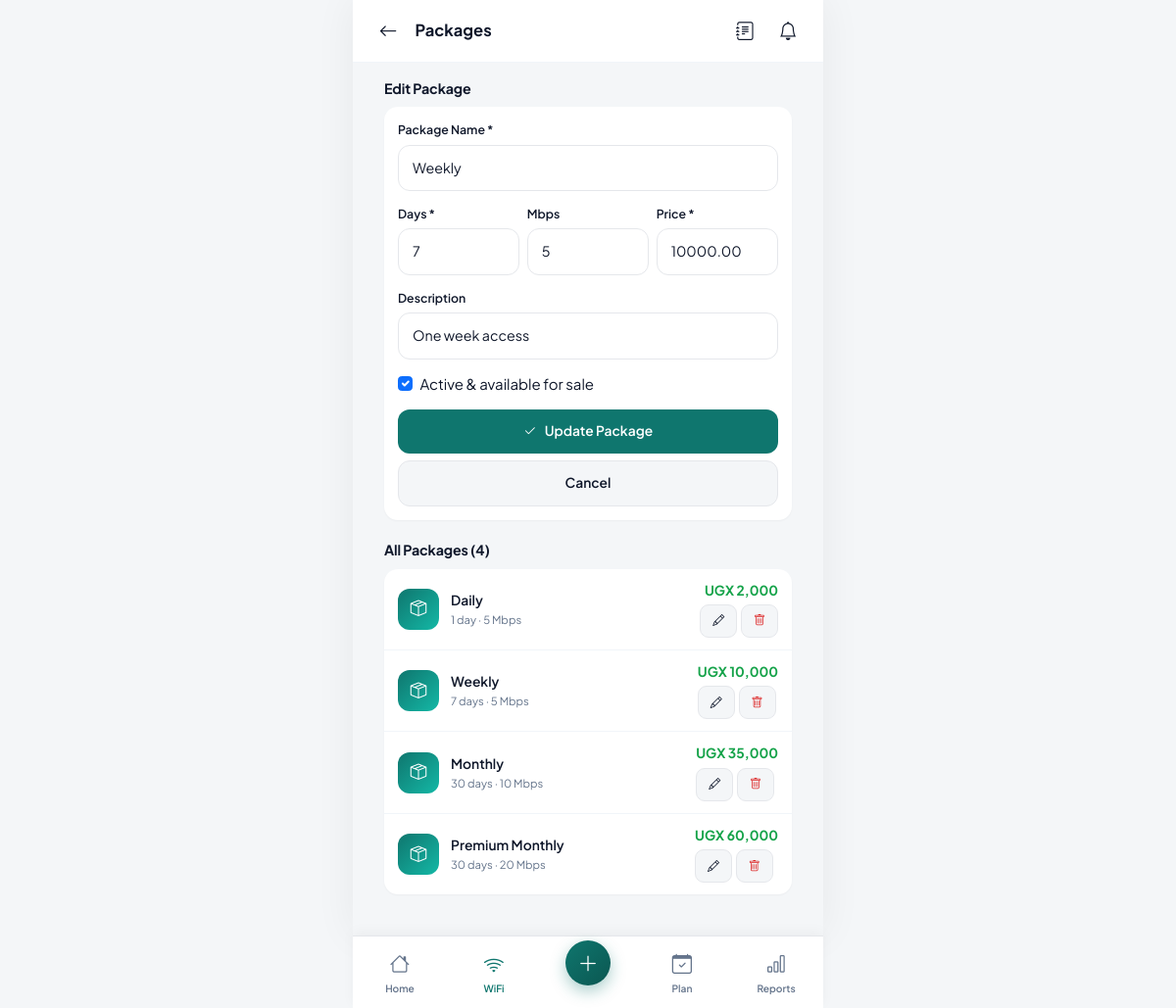
Screenshot of /modules/wifi/packages.php?edit=2 (signed in) with the database file from the repository.
### tables this page shows
CREATE TABLE wifi_packages (
    id              INT AUTO_INCREMENT PRIMARY KEY,
    business_id     INT NOT NULL,
    name            VARCHAR(100) NOT NULL,
    duration_days   INT NOT NULL,
    speed_mbps      VARCHAR(20),
    price           DECIMAL(12,2) NOT NULL,
    description     VARCHAR(255),
    is_active       TINYINT(1) DEFAULT 1,
    created_at      DATETIME DEFAULT CURRENT_TIMESTAMP,
    FOREIGN KEY (business_id) REFERENCES businesses(id) ON DELETE CASCADE
);

### includes/functions.php (called while the page is built, shortened)
<?php
function e($value) {
    return htmlspecialchars((string)$value, ENT_QUOTES, 'UTF-8');
}
function money($amount, $currency = null) {
    $currency = $currency ?: ($_SESSION['currency'] ?? 'UGX');
    return $currency . ' ' . number_format((float)$amount, 0);
}

### modules/wifi/packages.php (the view, shortened to what this page needs)
<?php
require_once __DIR__ . '/../../config/config.php';
$bizId = defaultBusinessId($pdo);
$packages = [];
if ($bizId) {
    $stmt = $pdo->prepare("SELECT * FROM wifi_packages WHERE business_id=? ORDER BY duration_days ASC, price ASC");
    $stmt->execute([$bizId]);
    $packages = $stmt->fetchAll();
}
$edit = null;
if (isset($_GET['edit'])) {
    $stmt = $pdo->prepare("SELECT * FROM wifi_packages WHERE id=? AND business_id=?");
    $stmt->execute([(int)$_GET['edit'], $bizId]);
    $edit = $stmt->fetch();
}
include __DIR__ . '/../../includes/header.php';
include __DIR__ . '/../../includes/topbar.php';
?>
<div class="px-page mt-page">
    <div class="section-title"><h3><?= $edit ? 'Edit Package' : 'Add New Package' ?></h3></div>
    <div class="list-card" style="padding:14px;">
        <form method="post">
            <div class="form-group">
                <label class="form-label">Package Name *</label>
                <input class="form-control" name="name" placeholder="e.g. Daily 24hrs" value="<?= e($edit['name']??'') ?>" required>
            </div>
            <div class="row g-2">
                <div class="col-4 form-group">
                    <label class="form-label">Days *</label>
                    <input class="form-control" name="duration_days" type="number" min="1" value="<?= e($edit['duration_days']??'') ?>" required>
                </div>
                <div class="col-4 form-group">
                    <label class="form-label">Mbps</label>
                    <input class="form-control" name="speed_mbps" type="number" min="0" value="<?= e($edit['speed_mbps']??'') ?>">
                </div>
                <div class="col-4 form-group">
                    <label class="form-label">Price *</label>
                    <input class="form-control" name="price" type="number" step="0.01" min="0" value="<?= e($edit['price']??'') ?>" required>
                </div>
            </div>
            <div class="form-group">
                <label class="form-label">Description</label>
                <input class="form-control" name="description" value="<?= e($edit['description']??'') ?>">
            </div>
            <div class="form-check mb-3">
                <input class="form-check-input" type="checkbox" name="is_active" id="isAct" <?= (!$edit || $edit['is_active'])?'checked':'' ?>>
                <label class="form-check-label" for="isAct">Active &amp; available for sale</label>
            </div>
            <button class="btn btn-primary btn-block"><i class="bi bi-check2"></i> <?= $edit?'Update':'Add' ?> Package</button>
            <?php if ($edit): ?>
                <a href="packages.php" class="btn btn-light btn-block mt-2">Cancel</a>
            <?php endif; ?>
        </form>
    </div>
    <div class="section-title mt-4"><h3>All Packages (<?= count($packages) ?>)</h3></div>
    <div class="list-card">
        <?php if (empty($packages)): ?>
            <div class="empty-state"><div class="icon-circle"><i class="bi bi-box-seam"></i></div>No packages yet.</div>
        <?php else: foreach ($packages as $p): ?>
            <div class="list-item">
                <div class="li-ico" style="background:linear-gradient(135deg,#0F766E,#14B8A6);color:#fff;"><i class="bi bi-box-seam"></i></div>
                <div class="li-body">
                    <div class="li-title"><?= e($p['name']) ?> <?php if(!$p['is_active']): ?><span class="pill pill-suspended">inactive</span><?php endif; ?></div>
                    <div class="li-sub"><?= $p['duration_days'] ?> day<?= $p['duration_days']>1?'s':'' ?> · <?= $p['speed_mbps']?:'—' ?> Mbps</div>
                </div>
                <div class="li-right">
                    <div class="li-amount in"><?= money($p['price']) ?></div>
                    <div class="d-flex gap-1 mt-1">
                        <a href="?edit=<?= $p['id'] ?>" class="btn btn-light btn-sm"><i class="bi bi-pencil"></i></a>
                        <form method="post" style="display:inline" data-confirm="Delete this package?">
                            <button class="btn btn-light btn-sm" style="color:var(--danger);"><i class="bi bi-trash"></i></button>
                        </form>
                    </div>
                </div>
            </div>
        <?php endforeach; endif; ?>
    </div>
</div>
<div style="height:30px"></div>
<?php $active='wifi'; include __DIR__ . '/../../includes/bottomnav.php'; ?>
<?php include __DIR__ . '/../../includes/footer.php'; ?>

### assets/css/style.css (style rules this page uses)
:root { --primary: #0F766E; --primary-dark: #0B5751; --primary-light: #14B8A6; --primary-50: #F0FDFA; --primary-100: #CCFBF1; --accent: #F59E0B; --accent-dark: #D97706; --success: #16A34A; --danger: #DC2626; --warning: #F59E0B; --info: #0EA5E9; --bg: #F4F6F8; --bg-soft: #FAFAFB; --card: #FFFFFF; --border: #E5E7EB; --border-light: #F1F5F9; --text: #0F172A; --text-muted: #64748B; --text-soft: #94A3B8; --shadow-sm: 0 1px 2px rgba(15, 23, 42, 0.04); --shadow: 0 4px 12px rgba(15, 23, 42, 0.06); --shadow-lg: 0 12px 28px rgba(15, 23, 42, 0.10); --radius: 14px; --radius-sm: 10px; --radius-lg: 20px; --header-h: 64px; --bottomnav-h: 74px; }
* { box-sizing: border-box; -webkit-tap-highlight-color: transparent; }
html, body { margin: 0; padding: 0; font-family: 'Plus Jakarta Sans', -apple-system, BlinkMacSystemFont, sans-serif; background: var(--bg); color: var(--text); font-size: 15px; line-height: 1.5; -webkit-font-smoothing: antialiased; }
body { padding-bottom: calc(var(--bottomnav-h) + env(safe-area-inset-bottom)); }
a { color: var(--primary); text-decoration: none; }
h1, h2, h3, h4, h5, h6 { font-weight: 700; color: var(--text); margin: 0 0 .5rem; letter-spacing: -0.01em; }
h3 { font-size: 1.1rem; }
.section-title { display: flex; justify-content: space-between; align-items: center; margin: 18px 16px 10px; }
.section-title h3 { font-size: .95rem; margin: 0; }
.list-card { background: var(--card); border-radius: var(--radius); margin: 0 16px 12px; box-shadow: var(--shadow-sm); overflow: hidden; }
.list-item { display: flex; align-items: center; gap: 12px; padding: 12px 14px; border-bottom: 1px solid var(--border-light); color: var(--text); }
.list-item:last-child { border-bottom: none; }
.list-item .li-ico { width: 42px; height: 42px; border-radius: 12px; background: var(--primary-50); color: var(--primary); display: flex; align-items: center; justify-content: center; font-size: 1.1rem; flex-shrink: 0; }
.list-item .li-body { flex: 1; min-width: 0; }
.list-item .li-title { font-weight: 600; font-size: .92rem; }
.list-item .li-sub { font-size: .75rem; color: var(--text-muted); }
.list-item .li-right { text-align: right; flex-shrink: 0; }
.list-item .li-amount { font-weight: 700; font-size: .92rem; }
.list-item .li-amount.in { color: var(--success); }
.form-group { margin-bottom: 14px; }
.form-label { font-size: .82rem; font-weight: 600; color: var(--text); margin-bottom: 6px; display: block; }
.form-control, .form-select { width: 100%; padding: 12px 14px; border: 1.5px solid var(--border); border-radius: 12px; font-size: .95rem; background: var(--card); color: var(--text); transition: border-color .15s, box-shadow .15s; font-family: inherit; }
.btn { display: inline-flex; align-items: center; justify-content: center; gap: 8px; font-weight: 600; border-radius: 12px; padding: 12px 18px; border: none; font-size: .92rem; cursor: pointer; transition: transform .1s, box-shadow .15s, background .15s; text-decoration: none; font-family: inherit; }
.btn-primary { background: var(--primary); color: #fff; }
.btn-light { background: var(--bg); color: var(--text); border: 1.5px solid var(--border); }
.btn-block { width: 100%; }
.btn-sm { padding: 7px 12px; font-size: .8rem; border-radius: 9px; }
.px-page { padding-left: 16px; padding-right: 16px; }
.mt-page { margin-top: 16px; }

### rows the page displays
wifi_packages: name "Weekly", duration_days "7", speed_mbps "5", price "10000.00", description "One week access", is_active "☑", price "UGX 10,000"
wifi_packages: name "Daily", duration_days "1", speed_mbps "5", price "UGX 2,000"
wifi_packages: name "Monthly", duration_days "30", speed_mbps "10", price "UGX 35,000"
wifi_packages: name "Premium Monthly", duration_days "30", speed_mbps "20", price "UGX 60,000"

### other values shown
$topbarTitle "Packages"
count($packages) "4"
